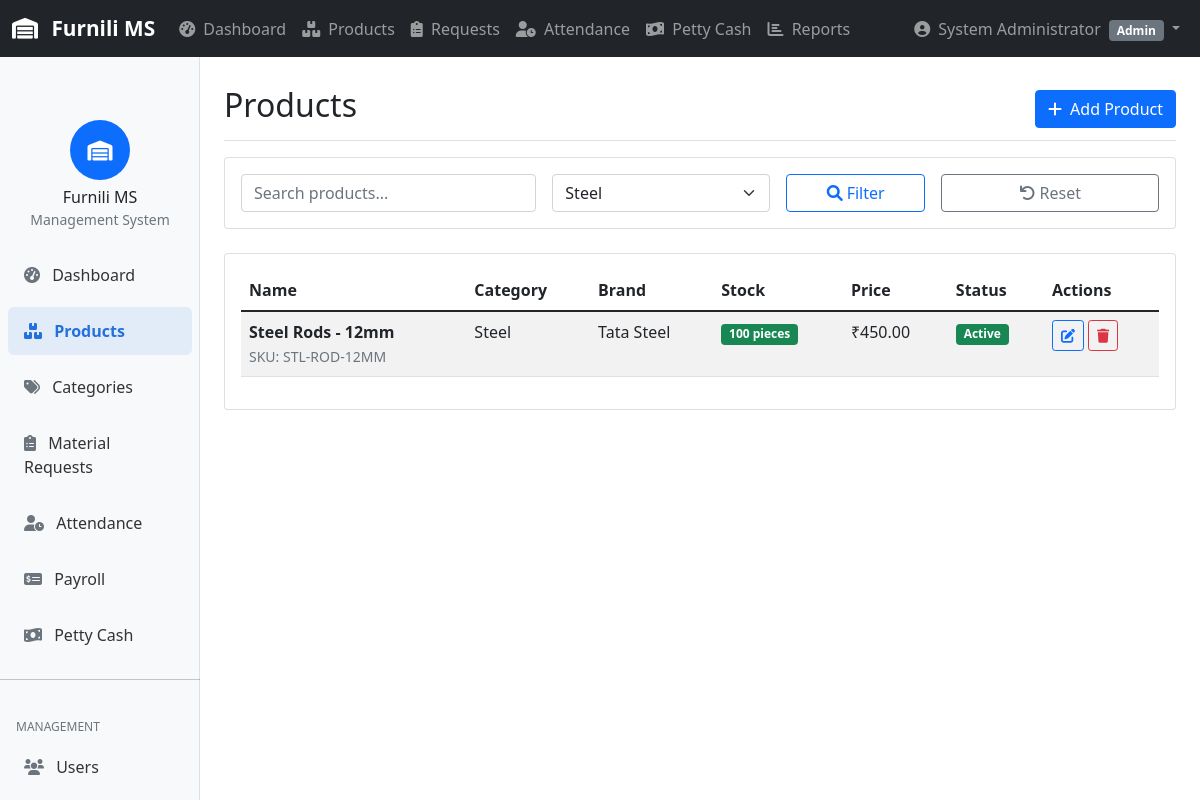
Page /pages/products.php?category=Steel (signed in) on the committed database.
### tables this page shows
CREATE TABLE `users` (
  `id` int(11) NOT NULL AUTO_INCREMENT,
  `username` varchar(255) NOT NULL,
  `email` varchar(255) NOT NULL,
  `password` varchar(255) NOT NULL,
  `name` varchar(255) NOT NULL,
  `role` enum('admin','manager','storekeeper','user') NOT NULL DEFAULT 'user',
  `employee_id` varchar(100) DEFAULT NULL,
  `aadhar_number` varchar(12) DEFAULT NULL,
  `phone` varchar(15) DEFAULT NULL,
  `address` text DEFAULT NULL,
  `salary` decimal(10,2) DEFAULT NULL,
  `overtime_rate` decimal(10,2) DEFAULT 50.00,
  `photo_url` varchar(255) DEFAULT NULL,
  `document_url` varchar(255) DEFAULT NULL,
  `is_active` tinyint(1) DEFAULT 1,
  `created_at` timestamp NOT NULL DEFAULT current_timestamp(),
  PRIMARY KEY (`id`),
  UNIQUE KEY `username` (`username`),
  UNIQUE KEY `email` (`email`)
);

CREATE TABLE `products` (
  `id` int(11) NOT NULL AUTO_INCREMENT,
  `name` varchar(255) NOT NULL,
  `category` varchar(255) NOT NULL,
  `brand` varchar(255) DEFAULT NULL,
  `size` varchar(100) DEFAULT NULL,
  `thickness` varchar(100) DEFAULT NULL,
  `price_per_unit` decimal(10,2) NOT NULL,
  `current_stock` int(11) NOT NULL DEFAULT 0,
  `min_stock` int(11) NOT NULL DEFAULT 10,
  `unit` varchar(50) NOT NULL DEFAULT 'pieces',
  `sku` varchar(100) DEFAULT NULL,
  `image_url` varchar(255) DEFAULT NULL,
  `is_active` tinyint(1) DEFAULT 1,
  `created_at` timestamp NOT NULL DEFAULT current_timestamp(),
  PRIMARY KEY (`id`),
  UNIQUE KEY `sku` (`sku`),
  KEY `category` (`category`)
);

### includes/functions.php (called while the page is built, shortened)
<?php
function getCurrentUser() {
    $db = Database::connect();
    $stmt = $db->prepare("SELECT id, username, email, name, role, is_active FROM users WHERE id = ?");
    $stmt->execute([$_SESSION['user_id']]);
    return $stmt->fetch();
}
function hasRole($requiredRoles) {
    $user = getCurrentUser();
    if (is_string($requiredRoles)) {
        $requiredRoles = [$requiredRoles];
    }
    return in_array($user['role'], $requiredRoles);
}
function formatCurrency($amount) {
    return '₹' . number_format($amount, 2);
}
?>

### includes/auth.php (called while the page is built, shortened)
<?php
function getUserPermissions($role) {
    $permissions = [
        'admin' => [
            'users' => ['create', 'read', 'update', 'delete'],
            'products' => ['create', 'read', 'update', 'delete'],
            'categories' => ['create', 'read', 'update', 'delete'],
            'requests' => ['create', 'read', 'update', 'delete'],
            'attendance' => ['create', 'read', 'update', 'delete'],
            'payroll' => ['create', 'read', 'update', 'delete'],
            'petty_cash' => ['create', 'read', 'update', 'delete'],
            'reports' => ['create', 'read', 'update', 'delete'],
            'settings' => ['create', 'read', 'update', 'delete']
        ],
        'manager' => [
            'products' => ['create', 'read', 'update', 'delete'],
            'categories' => ['create', 'read', 'update', 'delete'],
            'requests' => ['create', 'read', 'update', 'delete'],
            'attendance' => ['read', 'update'],
            'payroll' => ['read', 'update'],
            'petty_cash' => ['create', 'read', 'update'],
            'reports' => ['read']
        ],
        'storekeeper' => [
            'products' => ['read', 'update'],
            'requests' => ['read', 'update'],
            'attendance' => ['read'],
            'reports' => ['read']
        ],
        'user' => [
            'products' => ['read'],
            'requests' => ['create', 'read'],
            'attendance' => ['read'],
            'reports' => ['read']
        ]
    ];
    return $permissions[$role] ?? [];
}
function hasPermission($module, $action) {
    $user = getCurrentUser();
    $permissions = getUserPermissions($user['role']);
    return isset($permissions[$module]) && in_array($action, $permissions[$module]);
}
?>

### pages/products.php (the view, shortened to what this page needs)
<?php
require_once '../includes/functions.php';
require_once '../includes/auth.php';
$db = Database::connect();
$page = isset($_GET['page']) ? (int)$_GET['page'] : 1;
$limit = ITEMS_PER_PAGE;
$offset = ($page - 1) * $limit;
$search = $_GET['search'] ?? '';
$category = $_GET['category'] ?? '';
$whereClause = "WHERE is_active = 1";
$params = [];
if (!empty($category)) {
    $whereClause .= " AND category = ?";
    $params[] = $category;
}
$query = "SELECT * FROM products $whereClause ORDER BY created_at DESC LIMIT $limit OFFSET $offset";
$stmt = $db->prepare($query);
$stmt->execute($params);
$products = $stmt->fetchAll();
$categoriesStmt = $db->query("SELECT DISTINCT category FROM products WHERE is_active = 1 ORDER BY category");
$categories = $categoriesStmt->fetchAll();
?>
<!DOCTYPE html>
<html lang="en">
<head>
    <link href="https://cdn.jsdelivr.net/npm/bootstrap@5.1.3/dist/css/bootstrap.min.css" rel="stylesheet">
    <link href="https://cdnjs.cloudflare.com/ajax/libs/font-awesome/6.0.0/css/all.min.css" rel="stylesheet">
</head>
<body>
    <?php include '../includes/header.php'; ?>
    <div class="container-fluid">
        <div class="row">
            <?php include '../includes/sidebar.php'; ?>
            <main class="col-md-9 ms-sm-auto col-lg-10 px-md-4">
                <div class="d-flex justify-content-between flex-wrap flex-md-nowrap align-items-center pt-3 pb-2 mb-3 border-bottom">
                    <h1 class="h2">Products</h1>
                    <?php if (hasPermission('products', 'create')): ?>
                    <button type="button" class="btn btn-primary" data-bs-toggle="modal" data-bs-target="#addProductModal">
                        <i class="fas fa-plus me-2"></i>Add Product
                    </button>
                    <?php endif; ?>
                </div>
                <div class="card mb-4">
                    <div class="card-body">
                        <form method="GET" class="row g-3">
                            <div class="col-md-4">
                                <input type="text" class="form-control" name="search"
                                       placeholder="Search products..." value="<?php echo htmlspecialchars($search); ?>">
                            </div>
                            <div class="col-md-3">
                                <select class="form-select" name="category">
                                    <?php foreach ($categories as $cat): ?>
                                    <option value="<?php echo htmlspecialchars($cat['category']); ?>"
                                            <?php echo ($category == $cat['category']) ? 'selected' : ''; ?>>
                                        <?php echo htmlspecialchars($cat['category']); ?>
                                    </option>
                                    <?php endforeach; ?>
                                </select>
                            </div>
                            <div class="col-md-2">
                                <button type="submit" class="btn btn-outline-primary w-100">
                                    <i class="fas fa-search me-1"></i>Filter
                                </button>
                            </div>
                            <div class="col-md-3">
                                <a href="products.php" class="btn btn-outline-secondary w-100">
                                    <i class="fas fa-undo me-1"></i>Reset
                                </a>
                            </div>
                        </form>
                    </div>
                </div>
                <div class="card">
                    <div class="card-body">
                        <div class="table-responsive">
                            <table class="table table-striped">
                                <thead>
                                    <tr>
                                        <th>Name</th>
                                        <th>Category</th>
                                        <th>Brand</th>
                                        <th>Stock</th>
                                        <th>Price</th>
                                        <th>Status</th>
                                        <th>Actions</th>
                                    </tr>
                                </thead>
                                <tbody>
                                    <?php if (empty($products)): ?>
                                    <tr>
                                        <td colspan="7" class="text-center text-muted">No products found</td>
                                    </tr>
                                    <?php else: ?>
                                    <?php foreach ($products as $product): ?>
                                    <tr>
                                        <td>
                                            <strong><?php echo htmlspecialchars($product['name']); ?></strong>
                                            <?php if ($product['sku']): ?>
                                            <br><small class="text-muted">SKU: <?php echo htmlspecialchars($product['sku']); ?></small>
                                            <?php endif; ?>
                                        </td>
                                        <td><?php echo htmlspecialchars($product['category']); ?></td>
                                        <td><?php echo htmlspecialchars($product['brand']); ?></td>
                                        <td>
                                            <span class="badge bg-<?php echo ($product['current_stock'] <= $product['min_stock']) ? 'danger' : 'success'; ?>">
                                                <?php echo number_format($product['current_stock']); ?> <?php echo htmlspecialchars($product['unit']); ?>
                                            </span>
                                        </td>
                                        <td><?php echo formatCurrency($product['price_per_unit']); ?></td>
                                        <td>
                                            <span class="badge bg-<?php echo $product['is_active'] ? 'success' : 'secondary'; ?>">
                                                <?php echo $product['is_active'] ? 'Active' : 'Inactive'; ?>
                                            </span>
                                        </td>
                                        <td>
                                            <?php if (hasPermission('products', 'update')): ?>
                                            <button class="btn btn-sm btn-outline-primary" onclick="editProduct(<?php echo htmlspecialchars(json_encode($product)); ?>)">
                                                <i class="fas fa-edit"></i>
                                            </button>
                                            <?php endif; ?>
                                            <?php if (hasPermission('products', 'delete')): ?>
                                            <button class="btn btn-sm btn-outline-danger" onclick="deleteProduct(<?php echo $product['id']; ?>)">
                                                <i class="fas fa-trash"></i>
                                            </button>
                                            <?php endif; ?>
                                        </td>
                                    </tr>
                                    <?php endforeach; ?>
                                    <?php endif; ?>
                                </tbody>
                            </table>
                        </div>
                    </div>
                </div>
            </main>
        </div>
    </div>
</body>
</html>

### includes/header.php (shortened to what this page needs)
<?php
$currentUser = getCurrentUser();
?>
<nav class="navbar navbar-expand-lg navbar-dark bg-dark fixed-top">
    <div class="container-fluid">
        <a class="navbar-brand" href="index.php">
            <i class="fas fa-warehouse me-2"></i>
            <?php echo APP_NAME; ?>
        </a>
        <div class="collapse navbar-collapse" id="navbarNav">
            <ul class="navbar-nav me-auto">
                <li class="nav-item">
                    <a class="nav-link" href="index.php">
                        <i class="fas fa-tachometer-alt me-1"></i>
                        Dashboard
                    </a>
                </li>
                <?php if (hasPermission('products', 'read')): ?>
                <li class="nav-item">
                    <a class="nav-link" href="pages/products.php">
                        <i class="fas fa-boxes me-1"></i>
                        Products
                    </a>
                </li>
                <?php endif; ?>
                <?php if (hasPermission('requests', 'read')): ?>
                <li class="nav-item">
                    <a class="nav-link" href="pages/requests.php">
                        <i class="fas fa-clipboard-list me-1"></i>
                        Requests
                    </a>
                </li>
                <?php endif; ?>
                <?php if (hasPermission('attendance', 'read')): ?>
                <li class="nav-item">
                    <a class="nav-link" href="pages/attendance.php">
                        <i class="fas fa-user-clock me-1"></i>
                        Attendance
                    </a>
                </li>
                <?php endif; ?>
                <?php if (hasPermission('petty_cash', 'read')): ?>
                <li class="nav-item">
                    <a class="nav-link" href="pages/petty_cash.php">
                        <i class="fas fa-money-bill-wave me-1"></i>
                        Petty Cash
                    </a>
                </li>
                <?php endif; ?>
                <?php if (hasRole(['admin', 'manager'])): ?>
                <li class="nav-item">
                    <a class="nav-link" href="pages/reports.php">
                        <i class="fas fa-chart-bar me-1"></i>
                        Reports
                    </a>
                </li>
                <?php endif; ?>
            </ul>
            <ul class="navbar-nav">
                <li class="nav-item dropdown">
                    <a class="nav-link dropdown-toggle" href="#" id="userDropdown" role="button" data-bs-toggle="dropdown">
                        <i class="fas fa-user-circle me-1"></i>
                        <?php echo htmlspecialchars($currentUser['name']); ?>
                        <span class="badge bg-secondary ms-1"><?php echo ucfirst($currentUser['role']); ?></span>
                    </a>
                </li>
            </ul>
        </div>
    </div>
</nav>

### includes/header.php (style rules this page uses)
body { padding-top: 70px; }
.navbar-brand { font-weight: 600; font-size: 1.3rem; }
.nav-link { font-weight: 500; }

### rows in the picture
users: name "System Administrator", role "Admin"
products: name "Steel Rods - 12mm", sku "STL-ROD-12MM", category "Steel", brand "Tata Steel", current_stock "100", unit "pieces", price_per_unit "₹450.00", is_active "Active"

### other values in the picture
APP_NAME "Furnili MS"
form field category "Steel"
